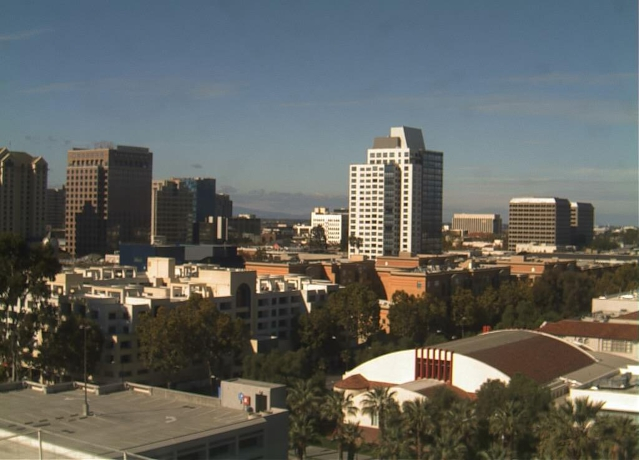
#> input picture images/daytime.jpg, 639 x 460 px
$ python harris_detector.py
#> lines starting #> are read from the running program, lines starting #| are printed output that depends on the picture; after the words box and inside, x2 and y2 are one past the last pixel; in counts of white or black regions, pixels touching at a corner belong together
### det_metrics.py
import cv2
import numpy as np

# compute Mean-Squared Error between two images
def mse(img1, img2):
   h, w = img1.shape
   diff = cv2.subtract(img1, img2)
   err = np.sum(diff**2)
   mse = err/(float(h*w))
   return mse

### harris_detector.py
import cv2
import numpy as np
from det_metrics import mse

# load night and day images
day_img_path = "./images/daytime.jpg"
night_img_path = "./images/nighttime.jpg"
day_img = cv2.imread(day_img_path)
#> day_img is the input picture: shape (460, 639, 3); mean B, G, R 95.2, 99.9, 98.3
night_img = cv2.imread(night_img_path)
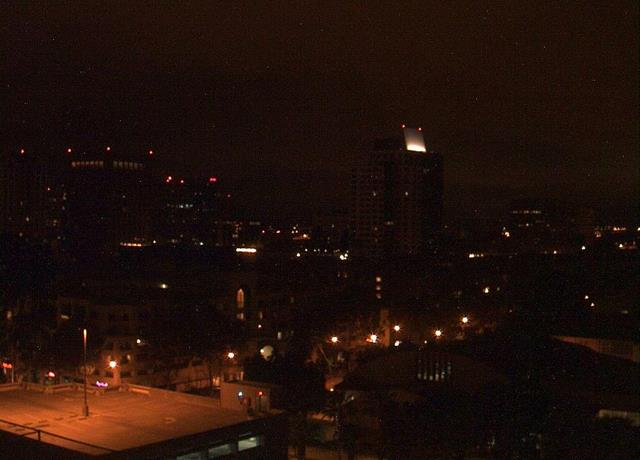
#> input picture images/nighttime.jpg, 640 x 460 px
#> night_img is the input picture: shape (460, 640, 3); mean B, G, R 10.4, 16.2, 32.8

# load low-light enhanced and denoised nighttime image
enh_night_img_path = "./SwinIR/results/swinir_color_dn_noise25/nighttime_enhanced_SwinIR.png"
enh_night_img_orig = cv2.imread(enh_night_img_path)
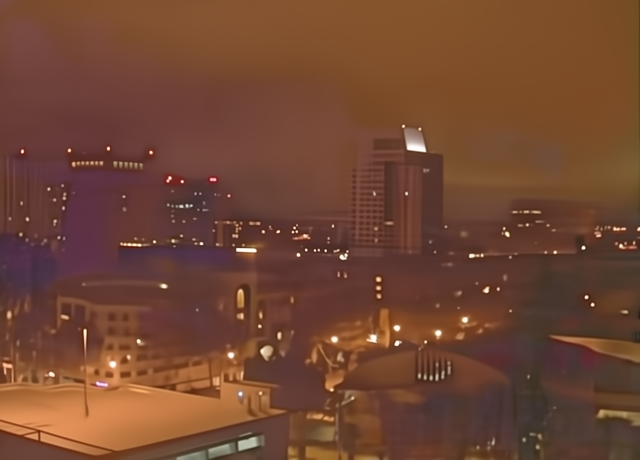
#> input picture SwinIR/results/swinir_color_dn_noise25/nighttime_enhanced_SwinIR.png, 640 x 460 px
#> enh_night_img_orig is the input picture: shape (460, 640, 3); mean B, G, R 50.6, 70.4, 113.3
enh_night_img = cv2.imread(enh_night_img_path, cv2.IMREAD_GRAYSCALE)
#> enh_night_img: shape (460, 640); min 30, max 254, mean 80.5

# create a copy of the image object
day_corner_map = day_img.copy()
night_corner_map = night_img.copy()
enh_night_corner_map = enh_night_img_orig.copy()

# convert the input image into grayscale color space
day_img = np.float32(cv2.cvtColor(day_img, cv2.COLOR_BGR2GRAY))
#> day_img: shape (460, 639) float32
night_img = np.float32(cv2.cvtColor(night_img, cv2.COLOR_BGR2GRAY))
#> night_img: shape (460, 640) float32
enh_night_img_orig = cv2.cvtColor(enh_night_img_orig, cv2.COLOR_BGR2GRAY)
#> enh_night_img_orig: shape (460, 640)

# perform histogram equalization on enhanced night image
enh_night_img = cv2.equalizeHist(enh_night_img)

# apply the cv2.cornerHarris method
day_corners = cv2.cornerHarris(day_img, 2, 5, 0.07)
night_corners = cv2.cornerHarris(night_img, 2, 5, 0.07)
enh_night_corners = cv2.cornerHarris(enh_night_img, 2, 5, 0.07)

# Results are marked through the dilated corners
day_corners = cv2.dilate(day_corners, None)
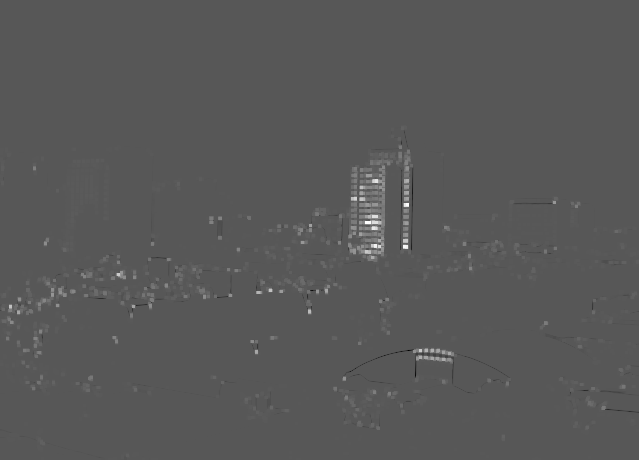
#> day_corners: shape (460, 639) float32; min -1.26e+09, max 2.41e+09, mean 13165295; drawn with min black and max white
night_corners = cv2.dilate(night_corners, None)
enh_night_corners = cv2.dilate(enh_night_corners, None)

# Reverting back to the original image with optimal threshold value
day_corner_map[day_corners > 0.01 * day_corners.max()] = [0, 0, 255]
night_corner_map[night_corners > 0.01 * night_corners.max()] = [0, 0, 255]
enh_night_corner_map[enh_night_corners > 0.01 * enh_night_corners.max()] = [0, 0, 255]

# threshold corner maps
day_corners[day_corners <= 0.01 * day_corners.max()] = 255
night_corners[night_corners <= 0.01 * night_corners.max()] = 255
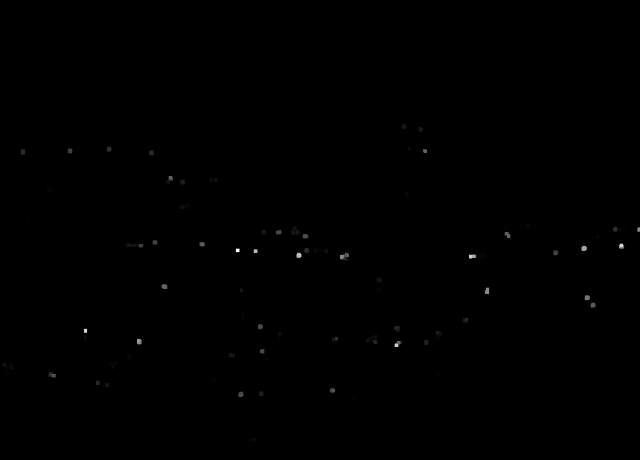
#> night_corners: shape (460, 640) float32; min 255, max 8.19e+09, mean 10053698; drawn with min black and max white
enh_night_corners[enh_night_corners <= 0.01 * enh_night_corners.max()] = 255
day_corners = np.pad(day_corners, [(0,0), (0,1)], mode='constant', constant_values=0) # adjust width to match night image for MS
#> day_corners: shape (460, 640) float32

# compute MSE between groundtruth and initial prediction
mse_initial = mse(day_corners, night_corners)
#> in mse, `diff = cv2.subtract(img1, img2)`:
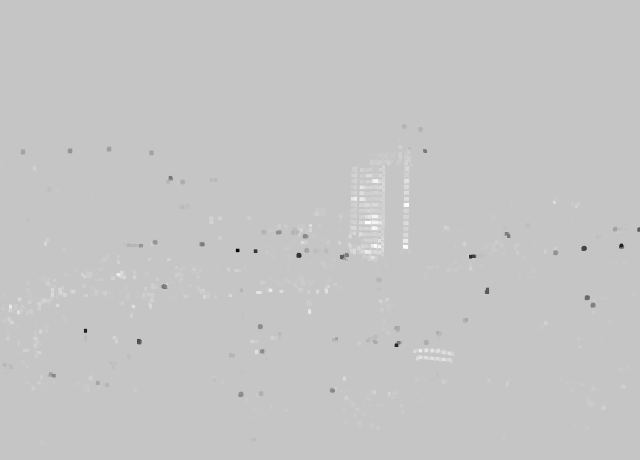
#> diff: shape (460, 640) float32; min -8.19e+09, max 2.41e+09, mean 4445372; drawn with min black and max white
#> in mse, `err = np.sum(diff**2)`: err = 1.17e+22
#> in mse, `mse = err/(float(h*w))`: mse = 3.97e+16
#> mse_initial = 3.97e+16
print(f"MSE for non-enhanced nighttime edge map: {mse_initial}")
#| MSE for non-enhanced nighttime edge map: 3.973005528473135e+16

# compute MSE between groundtruth and final prediction
mse_final = mse(day_corners, enh_night_corners)
#> mse_final = 9.54e+15
print(f"MSE for enhanced nighttime edge map: {mse_final}")
#| MSE for enhanced nighttime edge map: 9540073262705826.0

# the window showing output image with corners
cv2.imshow('Daytime Harris Corner Map', day_corners)
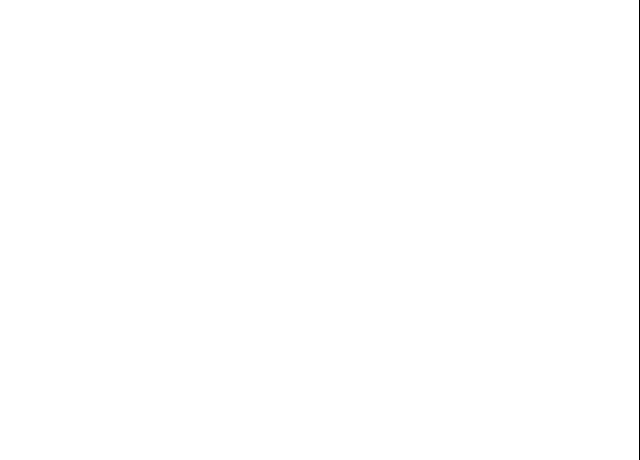
#> window 'Daytime Harris Corner Map': shape (460, 640); 99.8% white; black in thin lines or dots, all inside (x1, y1, x2, y2) = (639, 0, 640, 460)
cv2.imshow('Non-enhanced Nighttime Harris Corner Map', night_corners)
cv2.imshow('Enhanced Nighttime Harris Corner Map', enh_night_corners)
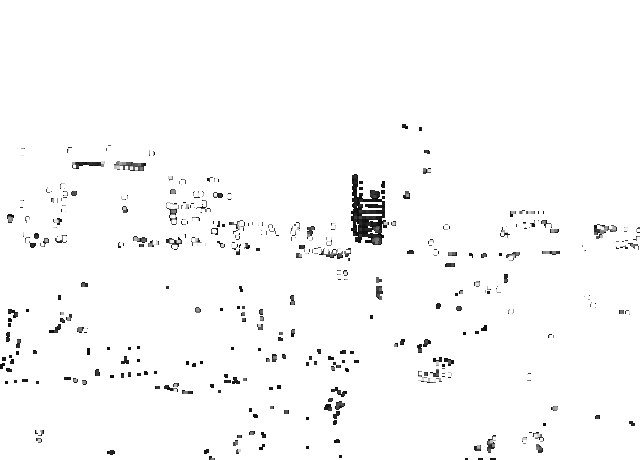
#> window 'Enhanced Nighttime Harris Corn': shape (460, 640); min 11, max 255, mean 249.9

cv2.imshow('Enh Nighttime Image', enh_night_img)
cv2.imshow('Enh Night Image No Eq', enh_night_img_orig)
cv2.waitKey(0)
cv2.destroyAllWindows()
